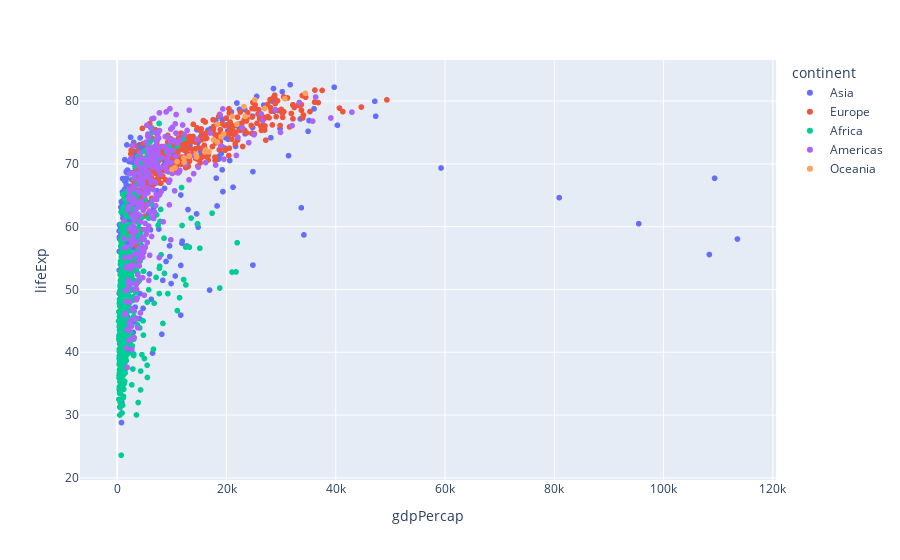

Notebook source saved alongside this figure:
### Markdown cell above
## scatter

### Code cell
px.scatter(df_gapminder,x='gdpPercap',y='lifeExp', color='continent', hover_name='country')

### Figure 1 — Plotly figure (JSON) as saved in the notebook; plotly's stock layout.template omitted (floating-point values rounded to 4 significant figures; data arrays with more than 128 entries replaced by an {"elided": "..."} marker saying what was removed)
{"data": [{"hovertemplate": "<b>%{hovertext}</b><br><br>continent=Asia<br>gdpPercap=%{x}<br>lifeExp=%{y}<extra></extra>", "hovertext": {"elided": "396 str values"}, "legendgroup": "Asia", "marker": {"color": "#636efa", "symbol": "circle"}, "mode": "markers", "name": "Asia", "showlegend": true, "type": "scattergl", "x": {"elided": "396 float values"}, "xaxis": "x", "y": {"elided": "396 float values"}, "yaxis": "y"}, {"hovertemplate": "<b>%{hovertext}</b><br><br>continent=Europe<br>gdpPercap=%{x}<br>lifeExp=%{y}<extra></extra>", "hovertext": {"elided": "360 str values"}, "legendgroup": "Europe", "marker": {"color": "#EF553B", "symbol": "circle"}, "mode": "markers", "name": "Europe", "showlegend": true, "type": "scattergl", "x": {"elided": "360 float values"}, "xaxis": "x", "y": {"elided": "360 float values"}, "yaxis": "y"}, {"hovertemplate": "<b>%{hovertext}</b><br><br>continent=Africa<br>gdpPercap=%{x}<br>lifeExp=%{y}<extra></extra>", "hovertext": {"elided": "624 str values"}, "legendgroup": "Africa", "marker": {"color": "#00cc96", "symbol": "circle"}, "mode": "markers", "name": "Africa", "showlegend": true, "type": "scattergl", "x": {"elided": "624 float values"}, "xaxis": "x", "y": {"elided": "624 float values"}, "yaxis": "y"}, {"hovertemplate": "<b>%{hovertext}</b><br><br>continent=Americas<br>gdpPercap=%{x}<br>lifeExp=%{y}<extra></extra>", "hovertext": {"elided": "300 str values"}, "legendgroup": "Americas", "marker": {"color": "#ab63fa", "symbol": "circle"}, "mode": "markers", "name": "Americas", "showlegend": true, "type": "scattergl", "x": {"elided": "300 float values"}, "xaxis": "x", "y": {"elided": "300 float values"}, "yaxis": "y"}, {"hovertemplate": "<b>%{hovertext}</b><br><br>continent=Oceania<br>gdpPercap=%{x}<br>lifeExp=%{y}<extra></extra>", "hovertext": ["Australia", "Australia", "Australia", "Australia", "Australia", "Australia", "Australia", "Australia", "Australia", "Australia", "Australia", "Australia", "New Zealand", "New Zealand", "New Zealand", "New Zealand", "New Zealand", "New Zealand", "New Zealand", "New Zealand", "New Zealand", "New Zealand", "New Zealand", "New Zealand"], "legendgroup": "Oceania", "marker": {"color": "#FFA15A", "symbol": "circle"}, "mode": "markers", "name": "Oceania", "showlegend": true, "type": "scattergl", "x": [10040.0, 10950.0, 12220.0, 14530.0, 16790.0, 18330.0, 19480.0, 21890.0, 23420.0, 27000.0, 30690.0, 34440.0, 10560.0, 12250.0, 13180.0, 14460.0, 16050.0, 16230.0, 17630.0, 19010.0, 18360.0, 21050.0, 23190.0, 25190.0], "xaxis": "x", "y": [69.12, 70.33, 70.93, 71.1, 71.93, 73.49, 74.74, 76.32, 77.56, 78.83, 80.37, 81.23, 69.39, 70.26, 71.24, 71.52, 71.89, 72.22, 73.84, 74.32, 76.33, 77.55, 79.11, 80.2], "yaxis": "y"}], "layout": {"legend": {"title": {"text": "continent"}, "tracegroupgap": 0}, "margin": {"t": 60}, "xaxis": {"anchor": "y", "domain": [0, 1], "title": {"text": "gdpPercap"}}, "yaxis": {"anchor": "x", "domain": [0, 1], "title": {"text": "lifeExp"}}}}
